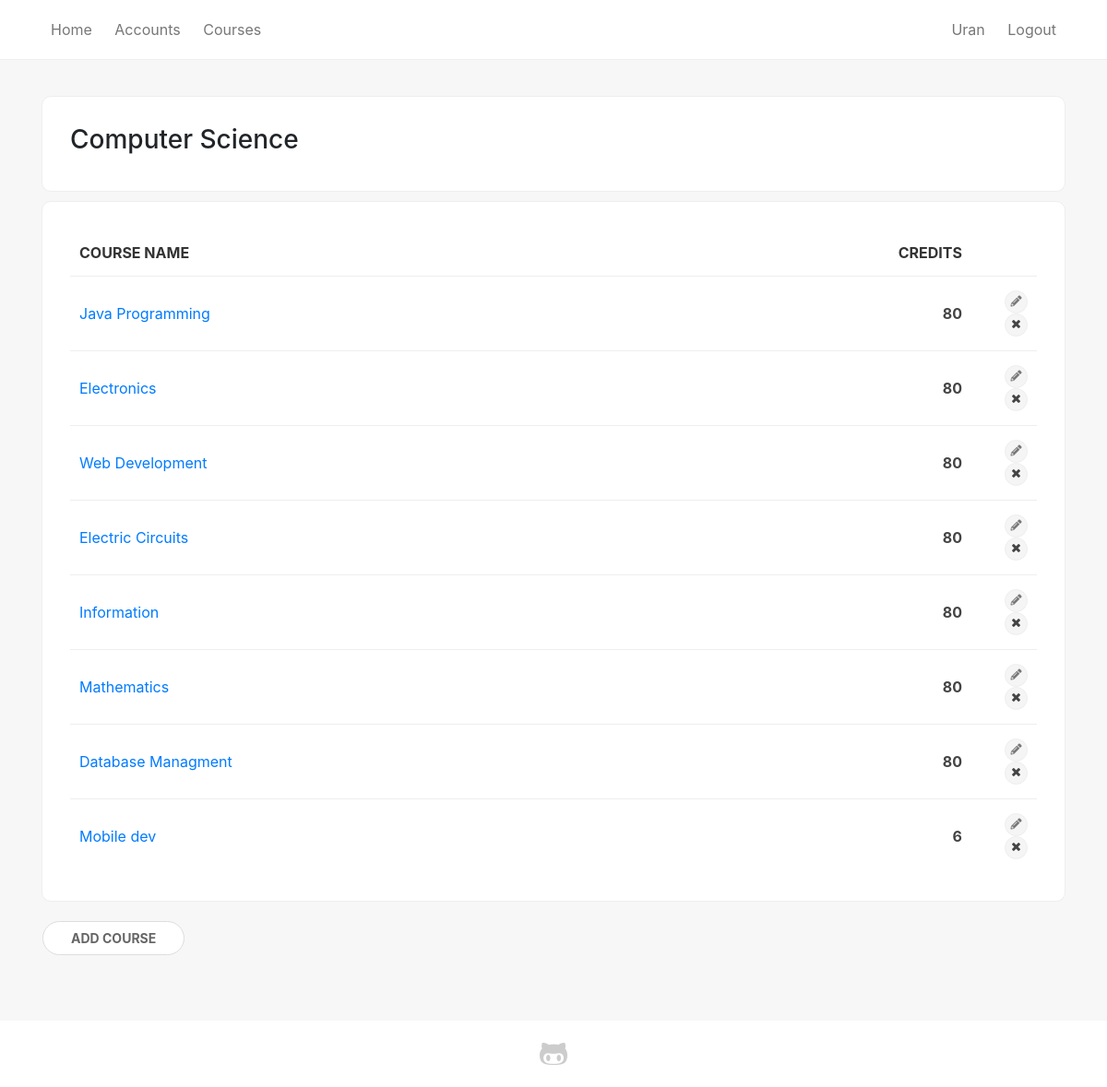
Screenshot of /program/1 (signed in) with the database file from the repository.
### sems/models.py (models this page shows, shortened)
class Student(models.Model):
    user = models.OneToOneField(User, on_delete=models.CASCADE, null=True)
    first_name = models.CharField(max_length=100, null=True)
    last_name = models.CharField(max_length=100, null=True)
    picture = models.ImageField(null=True, blank=True, default='no-img.png')
    website = models.URLField(max_length=100, null=True, blank=True)
    email = models.EmailField(max_length=100, null=True)
    program = models.ForeignKey(Program, on_delete=models.SET_NULL, null=True)
    country = models.ForeignKey(State, on_delete=models.SET_NULL, null=True)
    city = models.CharField(max_length=100, null=True)
    course = models.ManyToManyField(Course, related_name='course')
    course_teacher = models.ManyToManyField(Course, related_name='course_teacher')

class Program(models.Model):
    name = models.CharField(max_length=150)
    summary = models.TextField(null=True, blank=True)

class Course(models.Model):
    name = models.CharField(max_length=200)
    summary = models.TextField(max_length=600, null=True, blank=True)
    program = models.ForeignKey(Program, on_delete=models.CASCADE)
    start_date = models.DateField()
    end_date = models.DateField()
    credits = models.IntegerField(null=True, default=0)
    def __str__(self):
        return self.name

### sems/views.py (the view)
# urls.py: path('program/<int:pk>', views.program_detail, name='program_single'),
def program_detail(request, pk):
    program = Program.objects.get(pk=pk)
    courses = Course.objects.filter(program_id=pk)
    credits = Course.objects.aggregate(Sum('credits'))
    if request.user.is_authenticated:
        return render(
            request,
            'program_single.html',
            {'program': program, 'courses': courses, 'credits': credits},
        )
    else:
        return redirect('login')

### sems/templates/program_single.html (shortened to what this page needs)
{% extends 'base_generic.html' %}
{% block content %}
<div class="container">
    <div class="card-box">
        <h3>{{ program.name }}</h3>
    </div>
    <div class="shadow-box">
        {% if courses %}
        <table>
            <thead>
                <tr>
                    <th>Course name</th>
                    <th class="text-right">Credits</th>
                    <th></th>
                </tr>
            </thead>
        {% for course in courses %}
            <tr>
                <td><a href="{% url 'course_detail' pk=course.pk %}">{{ course }}</a></td>
                <td class="text-right"><b>{{ course.credits }}</b></td>
                {% if user.is_superuser %}
                    <td style="max-width: 10px" class="text-right">
                        <a title="Edit" href="#" class="label sm-label"><i class="fas fa-pencil-alt"></i></a>
                        <span class="with-popup">
                            <a title="Delete" class="label sm-label"><i class="fas fa-times"></i></a>
                        </span>
                    </td>
                {% endif %}
            </tr>
        {% endfor %}
        </table>
        {% else %}
        <p class="text-center"><i class="material-icons">sentiment_dissatisfied</i><br/>No courses added</p>
        {% if user.is_superuser %}
        <p class="text-center lead">Start by <a href="{% url 'course_add' pk=program.pk %}">adding new course</a></p>
        {% endif %}
        {% endif %}
    </div>
    {% if user.is_authenticated and user.is_superuser and courses %}
    <div class="empty-box">
        <a class="btn btn-primary" href="{% url 'course_add' pk=program.pk %}">Add course</a>
    </div>
    {% endif %}
</div>
{% endblock %}

### sems/templates/base_generic.html (shortened to what this page needs)
{% load static %}
<html>
<head>
    <link rel="stylesheet" href="https://use.fontawesome.com/releases/v5.0.12/css/all.css">
    <link rel="stylesheet" href="{% static 'css/bootstrap.min.css' %}">
    <link rel="stylesheet" href="{% static 'css/main.css' %}">
    <link rel="stylesheet" href="{% static 'fonts/fontawesome-all.min.css' %}">
</head>
<body>
    <div class="wrapper">
        <header>
            <nav>
                <div class="container">
                    {% url 'home' as hom %}
                    {% url 'students' as acc %}
                    {% url 'programs' as prog %}
                    {% url 'login' as log %}
                    {% url 'student_detail' pk=user.student.pk as sd %}
                    <a href="{% url 'home' %}" {% if request.path == hom %} class="active"{% endif %}>Home</a>
                    <a href="{% url 'students' %}" {% if request.path == acc %} class="active"{% endif %}>Accounts</a>
                    <a href="{% url 'programs' %}" {% if request.path == prog %} class="active"{% endif %}>Courses</a>
                    <div class="inline-block float-right text-right">
                    {% if not user.is_authenticated %}
                    <a href="{% url 'login' %}" {% if request.path == log %} class="active"{% endif %}>Login</a>
                    {% else %}
                        <a href="{% url 'student_detail' pk=user.student.pk %}" {% if request.path == sd %} class="active"{% endif %}>{{ user.student.first_name }}</a>
                    <a href="{% url 'logout' %}">Logout</a>
                    {% endif %}
                    </div>
                </div>
            </nav>
        </header>
        <br/>
        {% block content %}
        {% endblock %}
    </div>
    <footer>
        <div class="container">
            <div class="row justify-content-center">
                <div class="col-md-6 col-xs-12 text-center">
                    <a href="https://github.com/urankajtazaj/SEMS" title="View on GitHub" target="_blank"><i class="fab fa-github-alt fa-2x"></i></a>
                </div>
            </div>
        </div>
    </footer>
</body>
</html>

### sems/static/css/main.css (style rules this page uses)
* { --main-color: #006992; }
.inline-block { display: inline-block; }
body { display: flex; flex-direction: column; background-color: #f7f7f7; min-height: 100vh; }
.wrapper { flex: 1; }
nav { padding: 20px 0; background-color: #fff; margin-bottom: 15px; border-bottom: 1px solid #eee; }
nav a { padding: 20px 10px; color: #777; border-bottom: 2px solid transparent; transition: 100ms ease; }
.shadow-box, .card-box, .empty-box { background-color: #fff; padding: 30px; border-radius: 10px; margin-bottom: 10px; display: block; border: 1px solid #eee; background-color: #fff; }
.empty-box { border-color: transparent; background-color: transparent; padding: 10px 0; }
table { width: 100%; }
td, th { padding: 15px 10px; border-top: 1px solid #eee; color: #444; }
th { border: none; color: #333; background-color: #fff; text-transform: uppercase; }
.btn { border: none; text-transform: uppercase; font-size: normal; font-weight: bold; border-radius: 4px; position: relative; font-size: 15px; padding: 6px 20px; padding-left: 30px; }
.label { display: inline-flex; justify-content: center; align-items: center; border-radius: 50px; background-color: #f5f5f5; color: #777; padding: 4px 10px; border: 1px solid #eee; }
.btn-primary, .empty-box a.btn-primary, .empty-box button.btn-primary, .btn-third, .btn-danger { border-radius: 50px; background-color: #fff; border: 1px solid #ddd; color: #666; font-size: 14px; box-shadow: none; padding: 7px 30px; }
td { position: relative; }
footer { background-color: #fff; padding: 20px 0; margin-top: 50px; }
footer a { color: #ccc; transition: 150ms ease; }
.with-popup { position: relative; }
.with-popup a { cursor: pointer; }
.sm-label { width: 25px; height: 25px; font-size: 12px; }

### rows the page displays
Program: name "Computer Science"
Course: name "Java Programming", credits "80"
Course: name "Electronics", credits "80"
Course: name "Web Development", credits "80"
Course: name "Electric Circuits", credits "80"
Course: name "Information", credits "80"
Course: name "Mathematics", credits "80"
Course: name "Database Managment", credits "80"
Course: name "Mobile dev", credits "6"

### other values shown
{{ user.student.first_name }} "Uran"
